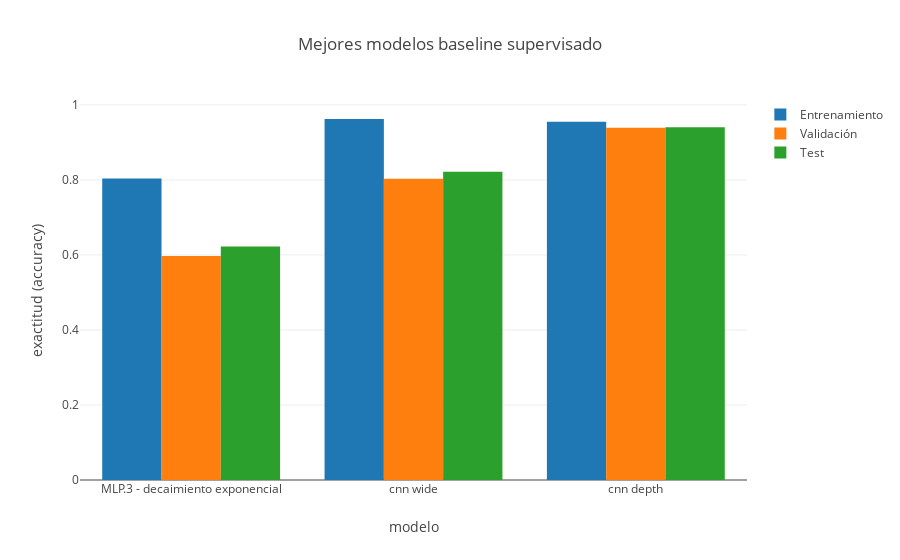

This figure's notebook cell:
### Code cell
plot_best_supervised_bar(mlp_dict, cnn_wide_dict, cnn_depth_dict)

### Figure 1 — Plotly figure (JSON) as saved in the notebook; plotly's stock layout.template omitted (floating-point values rounded to 4 significant figures)
{"data": [{"name": "Entrenamiento", "type": "bar", "uid": "0b81bd70-5596-11e9-a2e8-2b2a42c91079", "x": ["MLP.3 - decaimiento exponencial", "cnn wide", "cnn depth"], "y": [0.8038, 0.9624, 0.9553]}, {"name": "Validación", "type": "bar", "uid": "0b81bfc8-5596-11e9-a2e8-2b2a42c91079", "x": ["MLP.3 - decaimiento exponencial", "cnn wide", "cnn depth"], "y": [0.5972, 0.803, 0.9389]}, {"name": "Test", "type": "bar", "uid": "0b81c0f4-5596-11e9-a2e8-2b2a42c91079", "x": ["MLP.3 - decaimiento exponencial", "cnn wide", "cnn depth"], "y": [0.6222, 0.8216, 0.9402]}], "layout": {"barmode": "group", "title": "Mejores modelos baseline supervisado", "xaxis": {"title": "modelo"}, "yaxis": {"title": "exactitud (accuracy)"}}}
